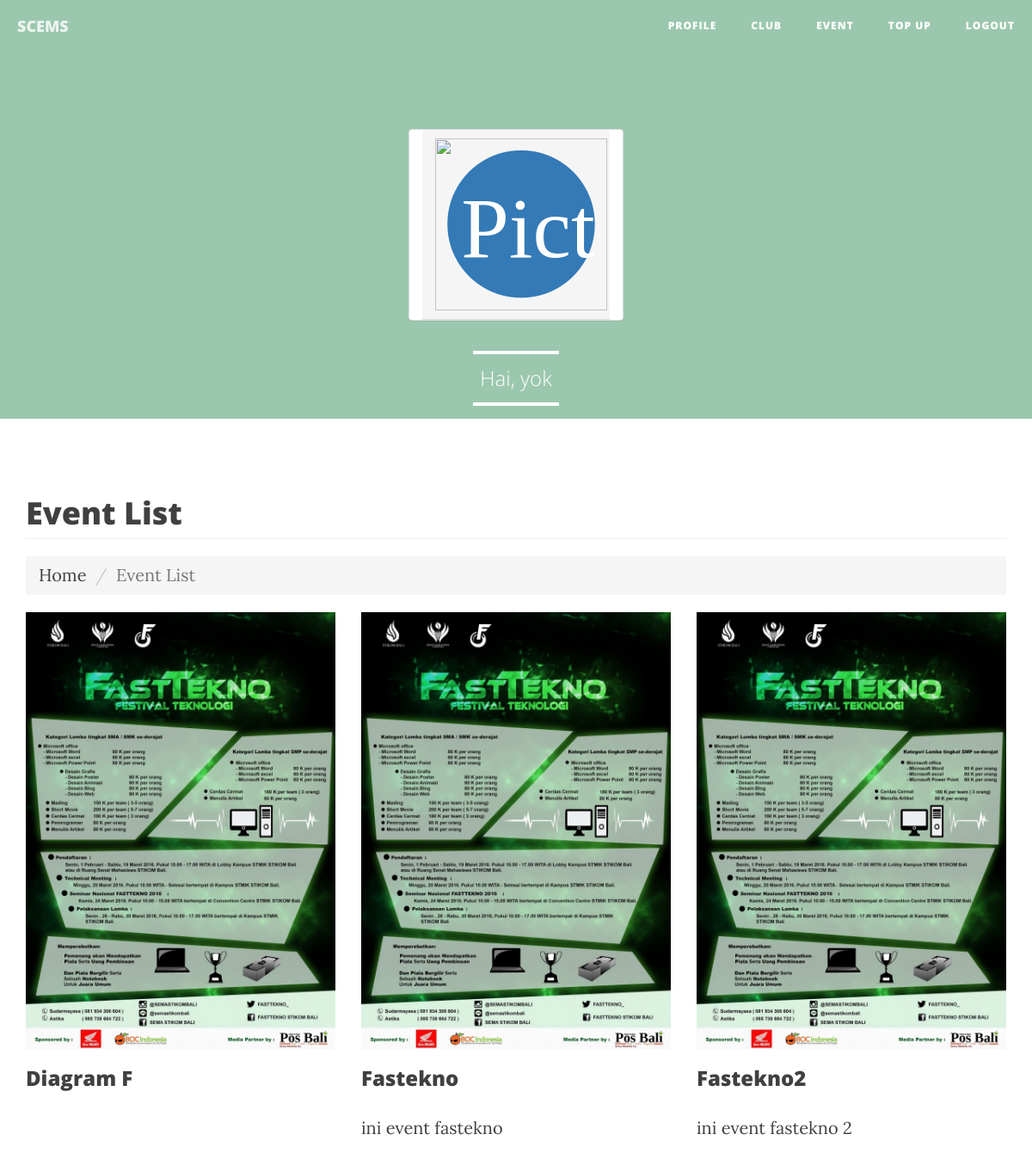
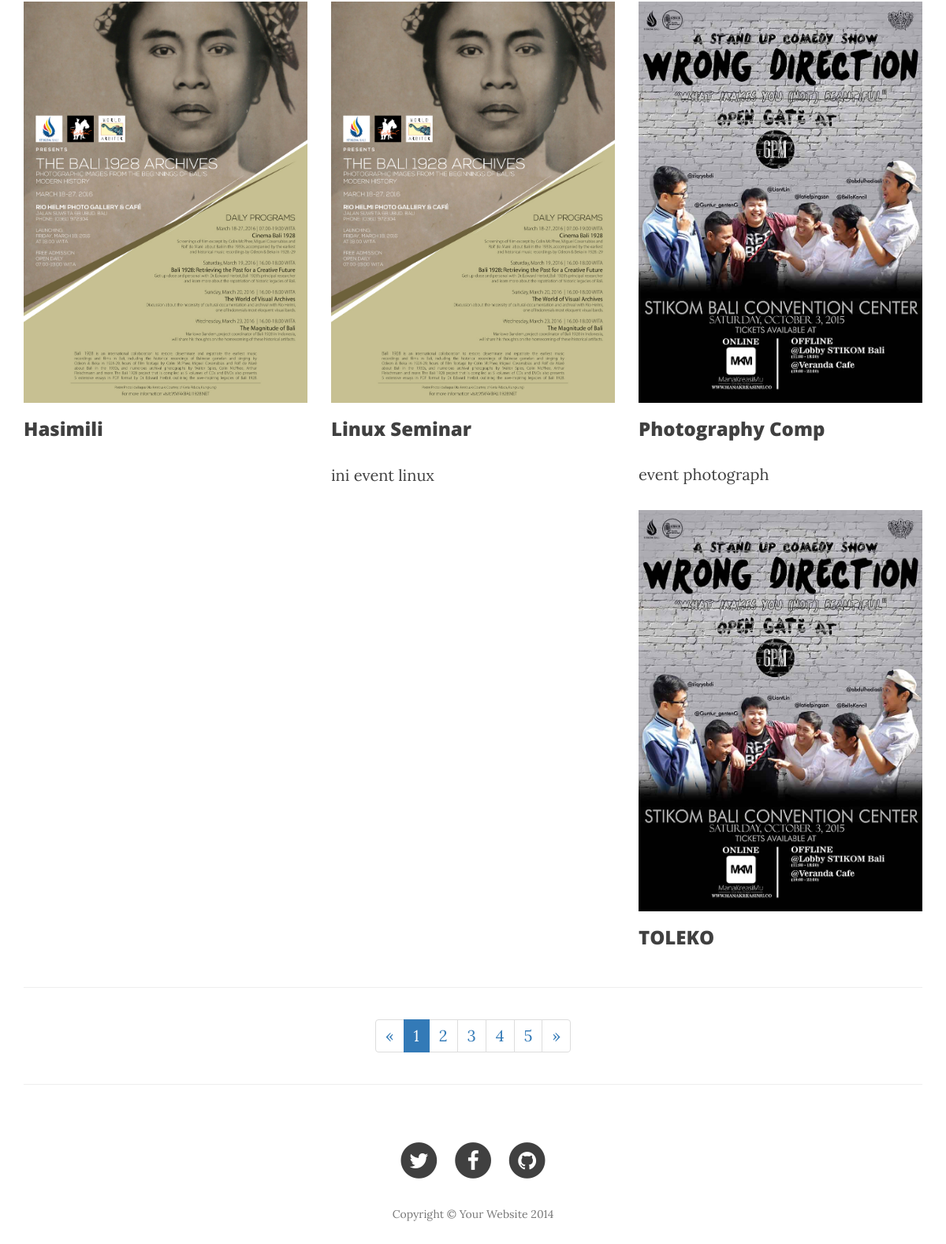
/student/event_list.php (signed in), run on the app's committed database (2 pictures, top to bottom).
### tables this page shows
CREATE TABLE IF NOT EXISTS `event` (
  `eventID` varchar(11) NOT NULL,
  `eventName` varchar(50) NOT NULL,
  `imagePath` text NOT NULL,
  `eventDesc` text NOT NULL,
  `clubID` varchar(11) NOT NULL,
  `point` int(11) NOT NULL
);

### classes/Database.php (called while the page is built, shortened)
<?php
class Database
{
  private static $INSTANCE = null;
  private $mysqli,
          $HOST   = 'localhost',
          $USER   = 'root',
          $PASS   = 'tjpdp0gjdaw',
          $DBNAME = 'SCEM2';
  function __construct()
  {
    $this->mysqli = new mysqli($this->HOST, $this->USER, $this->PASS, $this->DBNAME);
  }
  public static function getInstance()
  {
    if(!isset(self::$INSTANCE)){
      self::$INSTANCE = new Database();
    }
    return self::$INSTANCE;
  }
  public function select($table, $row = '*', $join = null, $where = null, $order = null, $limit = null, $and = null)
    {
        $query = 'SELECT '.$row.' FROM '.$table;
        return $this->mysqli->query($query);
    }
  public function get_info($table, $column, $value)
  {
    if(!is_int($value))
    {
      $value = "'".$value."'";
    }
    $query = "SELECT * FROM $table WHERE $column = $value";
    $result = $this->mysqli->query($query);
    while($row = $result->fetch_assoc())
    {
      return $row;
    }
  }
}
 ?>

### classes/Student.php (called while the page is built, shortened)
<?php
class Student{
  private $_db;
  public function __construct()
  {
    $this->_db = Database::getInstance();
  }
  public function student_details($value)
  {
    return $this->_db->get_info('student','username',$value);
  }
}
 ?>

### core/init_inside.php (called while the page is built, shortened)
<?php
$_event = new Event();
 ?>

### classes/Event.php (called while the page is built, shortened)
<?php
class Event{
  private $_db;
  public function __construct()
  {
    $this->_db = Database::getInstance();
  }
  public function event_list()
  {
    return $this->_db->select('event');
  }
}
 ?>

### student/event_list.php (the view, shortened to what this page needs)
<?php
require_once $_SERVER['DOCUMENT_ROOT']."/core/init_inside.php";
$result = $_event->event_list();
require_once "../templates/header_student.php";
 ?>
   <div class="container">
       <div class="row">
           <div class="col-lg-12">
               <h1 class="page-header">Event List
               </h1>
               <ol class="breadcrumb">
                   <li><a href="index.html">Home</a>
                   </li>
                   <li class="active">Event List</li>
               </ol>
           </div>
       </div>
       <div class="row">
          <?php
              if($result ->num_rows > 0){
                while($row = $result->fetch_assoc()){ ?>
                  <div class="col-md-4 img-portfolio">
                      <a href="<?php echo 'event_details.php?eventID='.$row['eventID']; ?>">
                          <img class="img-responsive img-hover" src="<?php echo '../assets/img/event/'.$row['imagePath'];?>" alt="">
                      </a>
                      <h3>
                          <a href="<?php echo 'event_details.php?eventID='.$row['eventID']; ?>"><?php echo $row['eventName']; ?></a>
                      </h3>
                      <p><?php echo $row['eventDesc']; ?></p>
                  </div>
          <?php
                }
              }
          ?>
       </div>
       <hr>
       <div class="row text-center">
           <div class="col-lg-12">
               <ul class="pagination">
                   <li>
                       <a href="#">&laquo;</a>
                   </li>
                   <li class="active">
                       <a href="#">1</a>
                   </li>
                   <li>
                       <a href="#">2</a>
                   </li>
                   <li>
                       <a href="#">3</a>
                   </li>
                   <li>
                       <a href="#">4</a>
                   </li>
                   <li>
                       <a href="#">5</a>
                   </li>
                   <li>
                       <a href="#">&raquo;</a>
                   </li>
               </ul>
           </div>
       </div>
       <hr>
   </div>
 <?php
require_once "../templates/footer_student.php";
  ?>

### data on the page
event: imagePath (picture), eventName "Diagram F"
event: imagePath (picture), eventName "Fastekno", eventDesc "ini event fastekno"
event: imagePath (picture), eventName "Fastekno2", eventDesc "ini event fastekno 2"
event: imagePath (picture), eventName "Hasimili"
event: imagePath (picture), eventName "Linux Seminar", eventDesc "ini event linux"
event: imagePath (picture), eventName "Photography Comp", eventDesc "event photograph"
event: imagePath (picture), eventName "TOLEKO"

### other printed values
Session::get('username') "yok"
